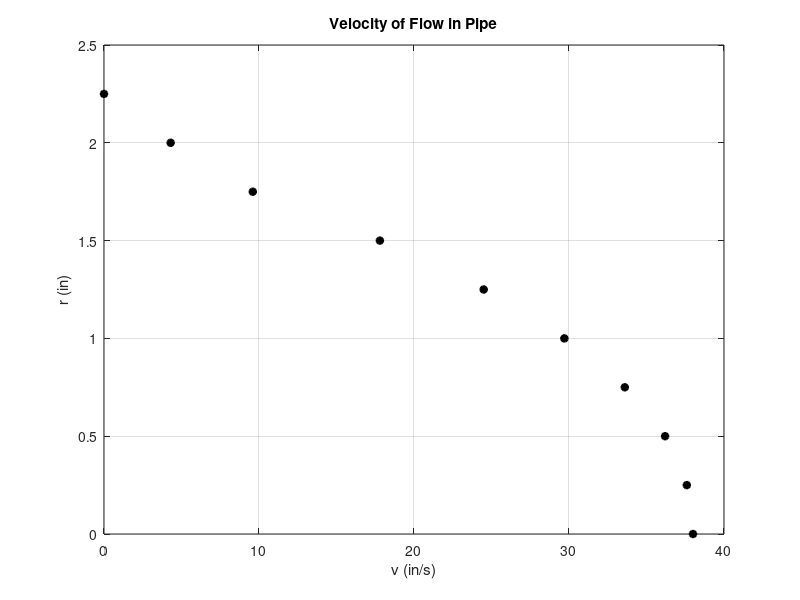
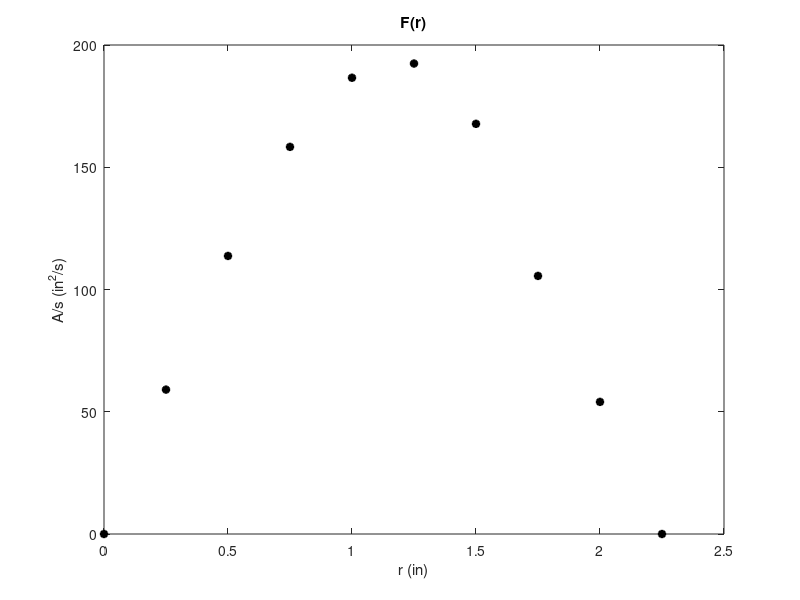

MATLAB code for these plots, in order: (Note: this script raises an error after producing the figures.)
%%%%%%%%%%%%%%%%%%%%%%%%%%%%%%%%%%%%%%%%%%%%%%%%%%%%%%%%%%%%%%%%%%%%%%%%%%%
% CODE CHALLENGE 6 - Numerical Integration Basics
% 
% This script includes defintions for the trapezoidal method and Simpson's
% 1/3 method. Please read the instructions carefully, and complete the
% three steps outlined below. Bonus questions are included at the end.
%
% Please ZIP and upload your team's script(s) and figures to Canvas to 
% complete the challenge.
% 
% STUDENT TEAMMATES
% 1. Samuel Razumovskiy
% 2. Philip Miceli
% 3. Joseph Beuscher
% 4.
%
% CHALLENGE AUTHORS
% Jelliffe Jackson, Allison Anderson, Torin Clark, John Jackson 
%%%%%%%%%%%%%%%%%%%%%%%%%%%%%%%%%%%%%%%%%%%%%%%%%%%%%%%%%%%%%%%%%%%%%%%%%%%

%% Housekeeping
clear
close all
clc

%% Flow Velocity Measurements in a Pipe

% You have measurements of the laminar flow velocity at different pipe radii:
r = [0.0 0.25 0.5 0.75 1 1.25 1.5 1.75 2.0 2.25]';
v = [38.0 37.6 36.2 33.6 29.7 24.5 17.8 9.6 4.3 0]';

% You want to determine the volumetric flow rate through the pipe.
% The volumetric flow rate through a pipe is analytically found by the
% equation Q = integral(2pi * v(r) * r dr) from 0 to r. However, you've
% taken data on the flow velocity, so you want to perform a numerical
% integration.

figure(1)
plot(v, r, 'k*', 'LineWidth',2);
title('Velocity of Flow in Pipe')
ylabel('r (in)')
xlabel('v (in/s)')
hold on; grid on;

%% (1) Calculate the values of f(r) and make a plot showing f(r) vs r
figure(2)
f_r = 2*pi .* v .* r;
plot(r,f_r,'k*','LineWidth',2)
title('F(r)')
xlabel('r (in)')
ylabel('A/s (in^2/s)')

%% (2) Finish defining the function trapezoidal and calculate Q (below)
trap = trapezoidal(r,f_r);
trap2 = trapz(r,f_r);
% Use the MATLAB function trapz to check your code.

%% (3) Finish defining the function simpson_onethird and calculate Q (below)

simp = simpson_onethird(r,f_r);
% How can you reality check the result for Simpson's 1/3 method?


%% NOTE: Functions in a script need to be at the bottom. Don't put any code
% below these functions.
function res = trapezoidal(X, FX)
res = 0;    % Hint: you know x and f(x)    
for i = 1:length(X)-1
    res = res + (X(i+1)-X(i))*(FX(i+1)+FX(i));  
end
res = res/2;
end

function integrationSim = simpson_onethird(X, FX)
    integrationSim = (.25/3)*(FX(1)+FX(length(X))+FX(length(X)-1));
    for i = 2:2:length(X) - 1
        integrationSim = integrationSim+ ((X(i+1)-X(i))/3)*(4*FX(i)+ 2*FX(i+1));
    end
end

%% Bonus Questions
% In this case, which integration method is better for estimating the
% volumetric flow through the pipe?
%
% It depends on the accuracy you are looking for, but it may be more
% accurate to use the simpsons rule since it is likely more accurate but
% more difficult to estimate.

% How might you propogate uncertainties in the velocity measurements in the
% numerical integration?
% 
% The uncertainty would have to be propogated using the equation provided.
% And can be solved using the general method, since the partial derivative
% with respect to r would result in the equation of f_r.